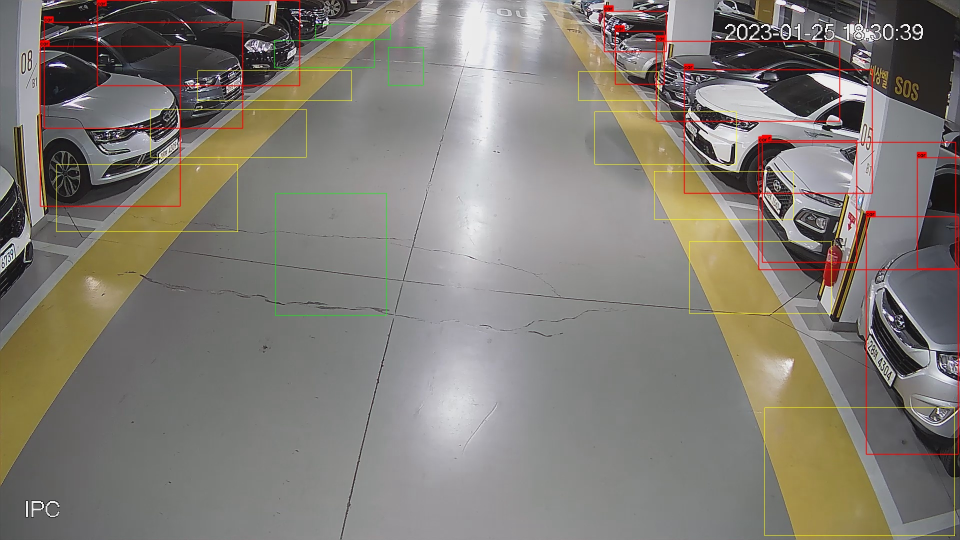
#> input picture runs/detect/exp/test_result.jpg, 1920 x 1080 px (shown at 1/2 size)
$ python ROIpoint.py
#> lines starting #> are read from the running program, lines starting #| are printed output that depends on the picture
"""
To fix ROI
Click the images, print x,y position value
"""

import cv2

#number = '261'
#img = cv2.imread('./images/CCTV_B1_ORG_' + number + ".jpg")

img = cv2.imread('./test_result.jpg')
#> img is the input picture: shape (1080, 1920, 3); mean B, G, R 117.3, 124.2, 128.8
img = cv2.resize(img, dsize=(960,540))
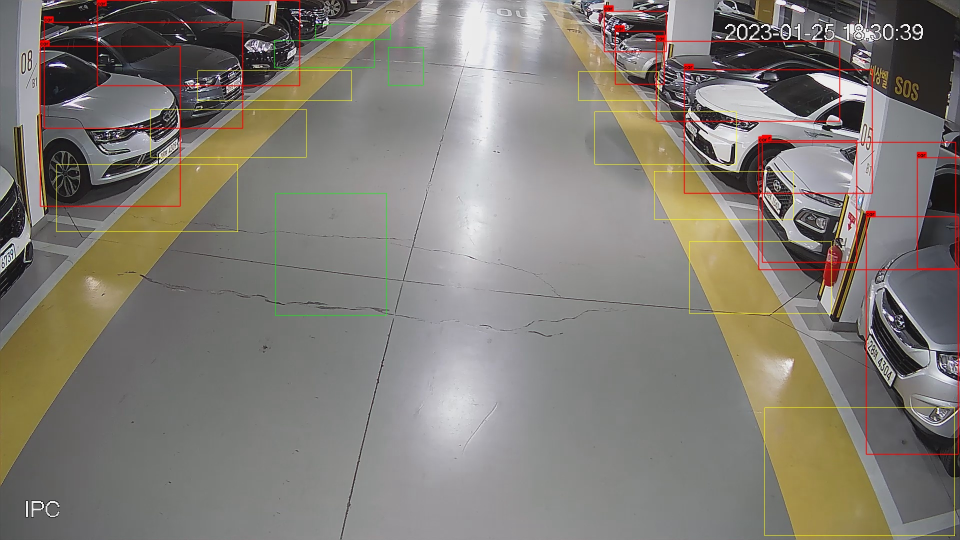
#> img: shape (540, 960, 3); mean B, G, R 117.4, 124.3, 128.9

cv2.imshow('image', img)

# cause images are too big, resize to half and multiple the x,y position value
def get_coordinate(event, x, y, flags, params):
    if event == cv2.EVENT_LBUTTONDOWN:
        x *= 2
        y *= 2
        print(f"({x}, {y})")

cv2.setMouseCallback('image', get_coordinate)
cv2.waitKey(0)
cv2.destroyAllWindows()
